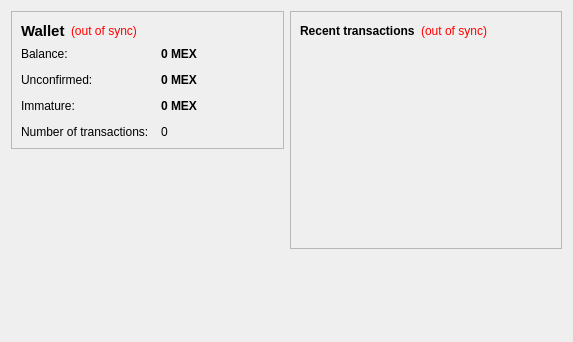
<?xml version="1.0" encoding="UTF-8"?>
<ui version="4.0">
 <class>OverviewPage</class>
 <widget class="QWidget" name="OverviewPage">
  <property name="geometry">
   <rect>
    <x>0</x>
    <y>0</y>
    <width>573</width>
    <height>342</height>
   </rect>
  </property>
  <property name="windowTitle">
   <string>Form</string>
  </property>
  <layout class="QHBoxLayout" name="horizontalLayout" stretch="1,1">
   <item>
    <layout class="QVBoxLayout" name="verticalLayout_2">
     <item>
      <widget class="QFrame" name="frame">
       <property name="frameShape">
        <enum>QFrame::StyledPanel</enum>
       </property>
       <property name="frameShadow">
        <enum>QFrame::Raised</enum>
       </property>
       <layout class="QVBoxLayout" name="verticalLayout_4">
        <item>
         <layout class="QHBoxLayout" name="horizontalLayout_4">
          <item>
           <widget class="QLabel" name="label_5">
            <property name="font">
             <font>
              <pointsize>11</pointsize>
              <weight>75</weight>
              <bold>true</bold>
             </font>
            </property>
            <property name="text">
             <string>Wallet</string>
            </property>
           </widget>
          </item>
          <item>
           <widget class="QLabel" name="labelWalletStatus">
            <property name="toolTip">
             <string>The displayed information may be out of date. Your wallet automatically synchronizes with the mexcoin network after a connection is established, but this process has not completed yet.</string>
            </property>
            <property name="styleSheet">
             <string notr="true">QLabel { color: red; }</string>
            </property>
            <property name="text">
             <string notr="true">(out of sync)</string>
            </property>
            <property name="alignment">
             <set>Qt::AlignLeading|Qt::AlignLeft|Qt::AlignVCenter</set>
            </property>
           </widget>
          </item>
          <item>
           <spacer name="horizontalSpacer_2">
            <property name="orientation">
             <enum>Qt::Horizontal</enum>
            </property>
            <property name="sizeHint" stdset="0">
             <size>
              <width>40</width>
              <height>20</height>
             </size>
            </property>
           </spacer>
          </item>
         </layout>
        </item>
        <item>
         <layout class="QFormLayout" name="formLayout_2">
          <property name="fieldGrowthPolicy">
           <enum>QFormLayout::AllNonFixedFieldsGrow</enum>
          </property>
          <property name="horizontalSpacing">
           <number>12</number>
          </property>
          <property name="verticalSpacing">
           <number>12</number>
          </property>
          <item row="0" column="0">
           <widget class="QLabel" name="label">
            <property name="text">
             <string>Balance:</string>
            </property>
           </widget>
          </item>
          <item row="0" column="1">
           <widget class="QLabel" name="labelBalance">
            <property name="font">
             <font>
              <weight>75</weight>
              <bold>true</bold>
             </font>
            </property>
            <property name="cursor">
             <cursorShape>IBeamCursor</cursorShape>
            </property>
            <property name="toolTip">
             <string>Your current balance</string>
            </property>
            <property name="text">
             <string notr="true">0 MEX</string>
            </property>
            <property name="textInteractionFlags">
             <set>Qt::LinksAccessibleByMouse|Qt::TextSelectableByKeyboard|Qt::TextSelectableByMouse</set>
            </property>
           </widget>
          </item>
          <item row="1" column="0">
           <widget class="QLabel" name="label_3">
            <property name="text">
             <string>Unconfirmed:</string>
            </property>
           </widget>
          </item>
          <item row="1" column="1">
           <widget class="QLabel" name="labelUnconfirmed">
            <property name="font">
             <font>
              <weight>75</weight>
              <bold>true</bold>
             </font>
            </property>
            <property name="cursor">
             <cursorShape>IBeamCursor</cursorShape>
            </property>
            <property name="toolTip">
             <string>Total of transactions that have yet to be confirmed, and do not yet count toward the current balance</string>
            </property>
            <property name="text">
             <string notr="true">0 MEX</string>
            </property>
            <property name="textInteractionFlags">
             <set>Qt::LinksAccessibleByMouse|Qt::TextSelectableByKeyboard|Qt::TextSelectableByMouse</set>
            </property>
           </widget>
          </item>
          <item row="3" column="0">
           <widget class="QLabel" name="label_2">
            <property name="text">
             <string>Number of transactions:</string>
            </property>
           </widget>
          </item>
          <item row="3" column="1">
           <widget class="QLabel" name="labelNumTransactions">
            <property name="toolTip">
             <string>Total number of transactions in wallet</string>
            </property>
            <property name="text">
             <string notr="true">0</string>
            </property>
           </widget>
          </item>
          <item row="2" column="0">
           <widget class="QLabel" name="labelImmatureText">
            <property name="text">
             <string>Immature:</string>
            </property>
           </widget>
          </item>
          <item row="2" column="1">
           <widget class="QLabel" name="labelImmature">
            <property name="font">
             <font>
              <weight>75</weight>
              <bold>true</bold>
             </font>
            </property>
            <property name="toolTip">
             <string>Mined balance that has not yet matured</string>
            </property>
            <property name="text">
             <string notr="true">0 MEX</string>
            </property>
            <property name="textInteractionFlags">
             <set>Qt::LinksAccessibleByMouse|Qt::TextSelectableByKeyboard|Qt::TextSelectableByMouse</set>
            </property>
           </widget>
          </item>
         </layout>
        </item>
       </layout>
      </widget>
     </item>
     <item>
      <spacer name="verticalSpacer">
       <property name="orientation">
        <enum>Qt::Vertical</enum>
       </property>
       <property name="sizeHint" stdset="0">
        <size>
         <width>20</width>
         <height>40</height>
        </size>
       </property>
      </spacer>
     </item>
    </layout>
   </item>
   <item>
    <layout class="QVBoxLayout" name="verticalLayout_3">
     <item>
      <widget class="QFrame" name="frame_2">
       <property name="frameShape">
        <enum>QFrame::StyledPanel</enum>
       </property>
       <property name="frameShadow">
        <enum>QFrame::Raised</enum>
       </property>
       <layout class="QVBoxLayout" name="verticalLayout">
        <item>
         <layout class="QHBoxLayout" name="horizontalLayout_2">
          <item>
           <widget class="QLabel" name="label_4">
            <property name="text">
             <string>&lt;b&gt;Recent transactions&lt;/b&gt;</string>
            </property>
           </widget>
          </item>
          <item>
           <widget class="QLabel" name="labelTransactionsStatus">
            <property name="toolTip">
             <string>The displayed information may be out of date. Your wallet automatically synchronizes with the mexcoin network after a connection is established, but this process has not completed yet.</string>
            </property>
            <property name="styleSheet">
             <string notr="true">QLabel { color: red; }</string>
            </property>
            <property name="text">
             <string notr="true">(out of sync)</string>
            </property>
            <property name="alignment">
             <set>Qt::AlignRight|Qt::AlignTrailing|Qt::AlignVCenter</set>
            </property>
           </widget>
          </item>
          <item>
           <spacer name="horizontalSpacer">
            <property name="orientation">
             <enum>Qt::Horizontal</enum>
            </property>
            <property name="sizeHint" stdset="0">
             <size>
              <width>40</width>
              <height>20</height>
             </size>
            </property>
           </spacer>
          </item>
         </layout>
        </item>
        <item>
         <widget class="QListView" name="listTransactions">
          <property name="styleSheet">
           <string notr="true">QListView { background: transparent; }</string>
          </property>
          <property name="frameShape">
           <enum>QFrame::NoFrame</enum>
          </property>
          <property name="verticalScrollBarPolicy">
           <enum>Qt::ScrollBarAlwaysOff</enum>
          </property>
          <property name="horizontalScrollBarPolicy">
           <enum>Qt::ScrollBarAlwaysOff</enum>
          </property>
          <property name="selectionMode">
           <enum>QAbstractItemView::NoSelection</enum>
          </property>
         </widget>
        </item>
       </layout>
      </widget>
     </item>
     <item>
      <spacer name="verticalSpacer_2">
       <property name="orientation">
        <enum>Qt::Vertical</enum>
       </property>
       <property name="sizeHint" stdset="0">
        <size>
         <width>20</width>
         <height>40</height>
        </size>
       </property>
      </spacer>
     </item>
    </layout>
   </item>
  </layout>
 </widget>
 <resources/>
 <connections/>
</ui>
